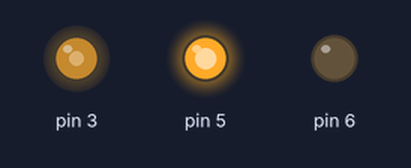
Bench run of a sketch on a simulated Arduino Uno, built with avr-gcc and run on an emulated ATmega328P. On the bench: output pins drawn as LEDs (lit = HIGH).

Above: at 0.05 s.
At 3.05 s:
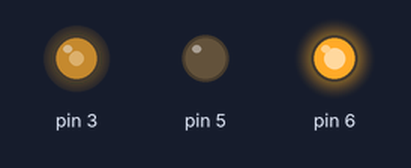
At 5.95 s:
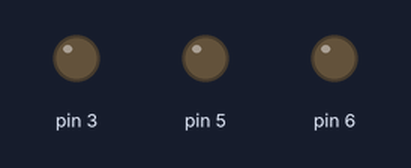
Timing chart, 0 to 7.8 s (numbered marks = the images above):
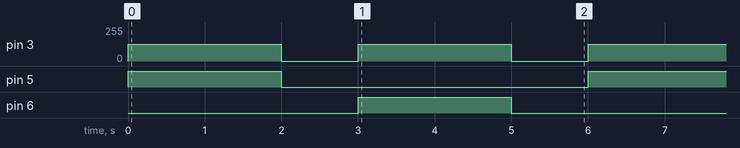

Measured:
- by itself, pin 3: alternates 127/255 for 2.0 s and 0/255 for 1.0 s
- by itself, pin 5, pin 6: alternates HIGH for 2.0 s and LOW for 4.0 s

The sketch:

Motor.ino
```cpp
void setup() {
  // put your setup code here, to run once:

  pinMode(5, OUTPUT);
  pinMode(6, OUTPUT);
  pinMode(3, OUTPUT);

}

void loop() {
  // put your main code here, to run repeatedly:

  digitalWrite(5, HIGH);
  digitalWrite(6, LOW);
  analogWrite(3, 127);

  delay(2000);

  digitalWrite(5, LOW);
  digitalWrite(6, LOW);
  analogWrite(3, 0);

  delay(1000);

  digitalWrite(5, LOW);
  digitalWrite(6, HIGH);
  analogWrite(3, 127);

  delay(2000);

  digitalWrite(5, LOW);
  digitalWrite(6, LOW);
  analogWrite(3, 0);

  delay(1000);

}
```
